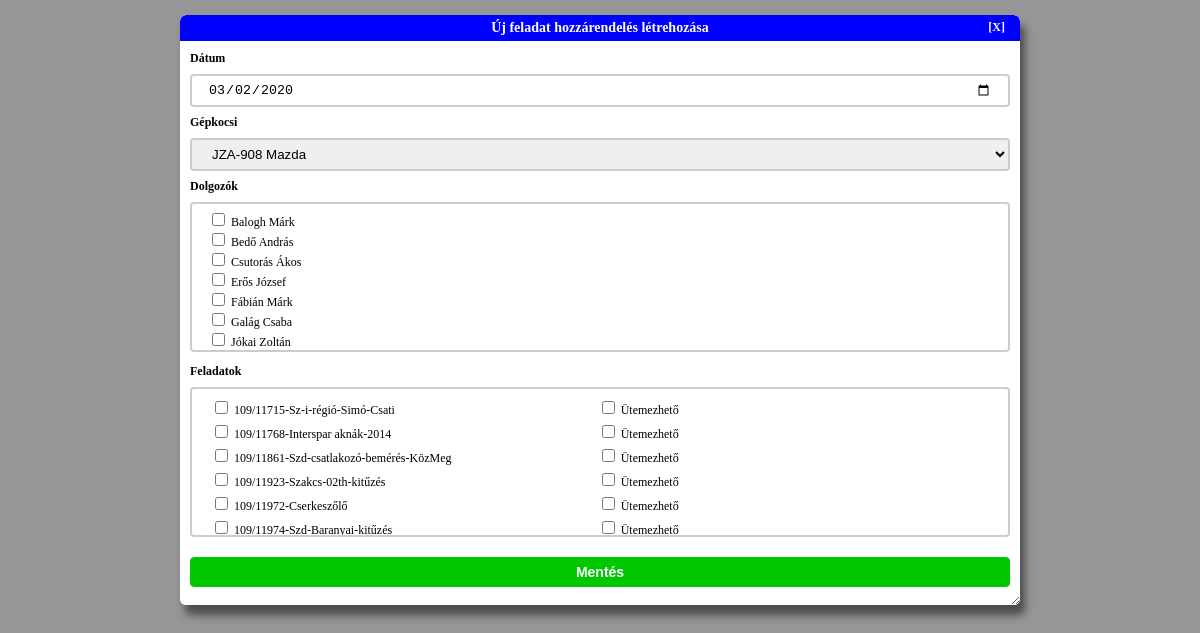
Page /index.php/gkfutas/create/2020-03-02 on the earlier database version.
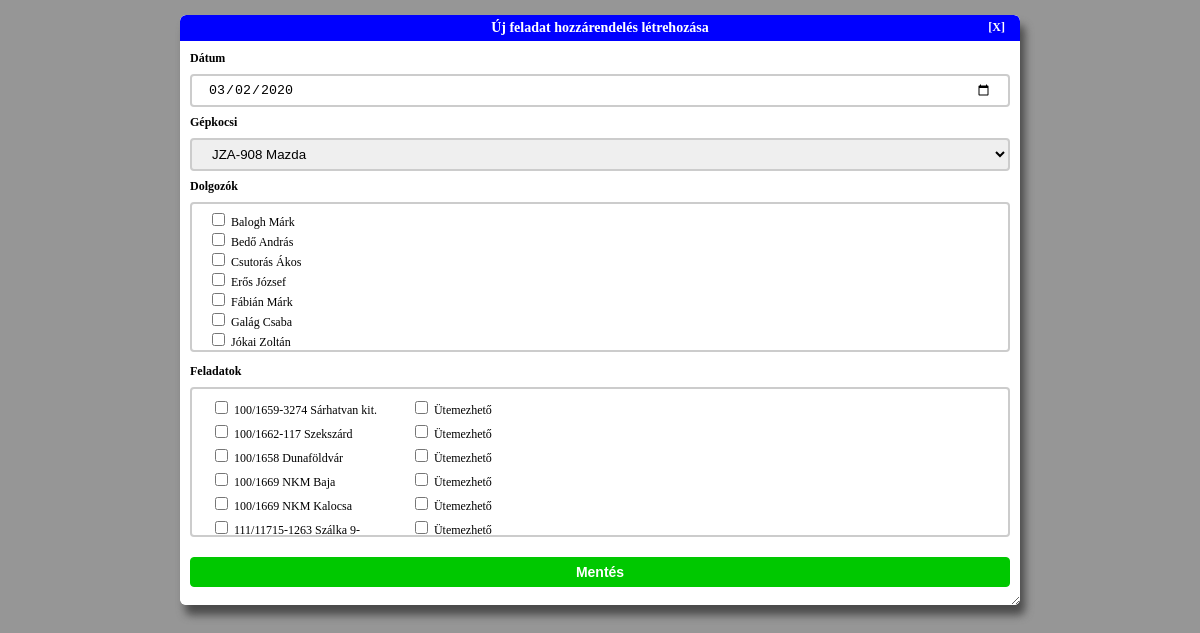
Same page on the later database version.
### tables this page shows
CREATE TABLE k_dolgozo (
	dolgozo_id INTEGER NOT NULL PRIMARY KEY AUTOINCREMENT,
	dolgozo_nev TEXT NOT NULL
);

CREATE TABLE k_feladat (
	feladat_id INTEGER NOT NULL PRIMARY KEY AUTOINCREMENT,
	feladat_leiras TEXT NOT NULL
);

### application/controllers/gkfutas.php (called while the page is built, shortened)
<?php
class Gkfutas extends CI_Controller {
	public function create($datum = NULL) {
		if ($this->form_validation->run('gkfutasok_rules') == FALSE)
    	{
			$headerdata['iscalendarview'] = FALSE;
			$menudata['iscalendarview'] = FALSE;
			$menudata['isadmin'] = $this->session->userdata('isAdmin');
			$data['errors'] = validation_errors();
			if ($datum != NULL) {
				$data['datum'] = $datum;
			}
			$cardata = $this->Kocsik_model->getAllKocsik();
			$data['caroptions'] = array();
			foreach ($cardata as $cardata_item) {
				$data['caroptions'] += [$cardata_item['gk_id'] => $cardata_item['gepkocsi']];
			}
			$data['dolgozolist'] = $this->Dolgozok_model->getAllDolgozok();
			$data['feladatlist'] = $this->Munkak_model->getAllMunkak();
			$partialviews = [
				'header' => $this->load->view('partials/header_view', $headerdata, TRUE),
				'menu' => $this->load->view('partials/menu_view', $menudata, TRUE),
				'content' => $this->load->view('admin/gkfutasok/gkfutasok_create_view', $data, TRUE),
				'footer' => $this->load->view('partials/footer_view', '', TRUE)
			];
        	$this->load->view('public_template_view', $partialviews);
    	}
	}
}

### index.php (called while the page is built, shortened)
<?php
require_once BASEPATH.'core/CodeIgniter.php';

### application/models/Dolgozok_model.php (called while the page is built, shortened)
<?php
class Dolgozok_model extends CI_Model {
    public function getAllDolgozok() {
        $query = $this->db->get('k_dolgozo');
        return $query->result_array();
    }
}
?>

### application/models/Munkak_model.php (called while the page is built, shortened)
<?php
class Munkak_model extends CI_Model {
    public function getAllMunkak() {
        $query = $this->db->get('k_feladat');
        return $query->result_array();
    }
}
?>

### application/views/admin/gkfutasok/gkfutasok_create_view.php (the view, shortened to what this page needs)
<div class="adminform-container">
    <div class="adminform-title">
        <span>Új feladat hozzárendelés létrehozása</span>
        <?php echo(anchor('gkfutas/index','[X]',array('class' => 'cancel-button'))); ?>
    </div>
    <div class="adminform-body">
    <?php
        echo(form_open('gkfutas/create'));
        if (isset($datum)) {
            $datumvalue = $datum;
        } else {
            $datumvalue = set_value('datum');
        }
        echo(form_label('Dátum', 'datum'));
        echo(form_input(array(
            'name' => 'datum',
            'id' => 'datum',
            'type' => 'date',
            'value' => $datumvalue
        )));
        echo(form_label('Gépkocsi', 'gepkocsi'));
        echo(form_dropdown('gepkocsi',$caroptions, set_value('gepkocsi')));
        echo(form_label('Dolgozók', 'dolgozok'));
        echo('<div class="checkbox-list">');
        foreach ($dolgozolist as $dlist_item) {
            echo(form_checkbox(array(
                'name' => 'dolgozok[]',
                'value' => $dlist_item['dolgozo_id'],
                'checked' => FALSE
            )));
            echo($dlist_item['dolgozo_nev'].'<br />');
        }
        echo('</div>');
        echo(form_label('Feladatok', 'feladatok'));
        echo('<div class="checkbox-list">');
        echo('<table class="checkbox-list-table">');
        foreach ($feladatlist as $flist_item) {
            echo('<tr class="checkbox-list-row"><td>');
            echo(form_checkbox(array(
                'name' => 'feladatok[]',
                'value' => $flist_item['feladat_id'],
                'checked' => FALSE
            )));
            echo($flist_item['feladat_leiras']);
            echo('</td><td>');
            echo(form_checkbox(array(
                'name' => 'utemezesek[]',
                'value' => $flist_item['feladat_id'],
                'checked' => FALSE
            )));
            echo('Ütemezhető');
            echo('</td></tr>');
        }
        echo('</table>');
        echo('</div>');
        echo(form_submit(array(
            'name' => 'submit',
            'value' => 'Mentés'
        )));
        echo(form_close());
    ?>
    </div>
</div>

Differences in the rows shown:
removed k_feladat: feladat_leiras "109/11715-Sz-i-régió-Simó-Csati"
removed k_feladat: feladat_leiras "109/11768-Interspar aknák-2014"
removed k_feladat: feladat_leiras "109/11861-Szd-csatlakozó-bemérés-KözMeg"
removed k_feladat: feladat_leiras "109/11923-Szakcs-02th-kitűzés"
removed k_feladat: feladat_leiras "109/11972-Cserkeszőlő"
removed k_feladat: feladat_leiras "109/11974-Szd-Baranyai-kitűzés"
added k_feladat: feladat_leiras "100/1659-3274 Sárhatvan kit."
added k_feladat: feladat_leiras "100/1662-117 Szekszárd"
added k_feladat: feladat_leiras "100/1658 Dunaföldvár"
added k_feladat: feladat_leiras "100/1669 NKM Baja"
added k_feladat: feladat_leiras "100/1669 NKM Kalocsa"
added k_feladat: feladat_leiras "111/11715-1263 Szálka 9-"
